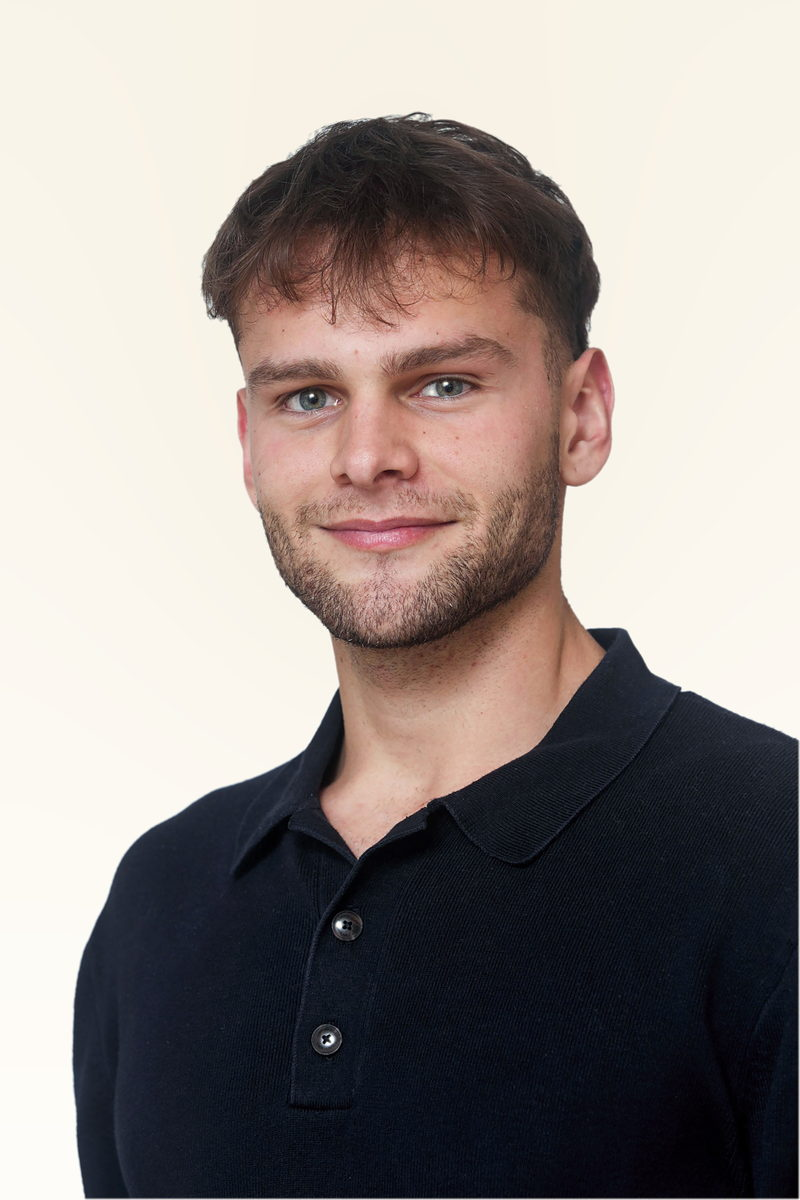
#> input picture next/images/founder-noah.jpg, 800 x 1200 px
$ python -i img.py   (imports and definitions only)
#> lines starting #> are read from the running program, lines starting #| are printed output that depends on the picture
#> further down, picture is the input picture: PIL image 800x1200 RGB; mean R, G, B 150.9, 142.8, 139.3
#!/usr/bin/env python3
"""Image pipeline for Aurea photographs (guide 3.8). Run by hand, never by a build.

Use: python3 scripts/img.py <slot> <source file> --ratio 4:5 [--focus 50,40] [--no-grade] [--avif-q 55]

Steps, in order: apply the phone's rotation, convert to sRGB, crop to the ratio
around the focus point, apply the one grade, resize to 480, 800 and 1200 wide,
write AVIF (quality 55) and JPEG (quality 78, progressive) for each width to
next/images/p/<slot>-<width>.<ext>. Only pixels are written, so no EXIF, GPS,
device data or ICC profile survives. Prints the <picture> block.

Originals never enter the repo. Keep them in a folder outside the clone.
"""
import argparse
import io
import re
import sys
from pathlib import Path

try:
    from PIL import Image, ImageCms, ImageOps, ImageEnhance, features, __version__ as PIL_VERSION
except ImportError:
    sys.exit("Pillow is missing. Install Pillow 11.3 or later with AVIF support.")

WIDTHS = (480, 800, 1200)
AVIF_Q, JPEG_Q = 55, 78
OUT = Path(__file__).resolve().parent.parent / "next" / "images" / "p"


# [30 lines left out: functions need_avif, to_srgb, crop, not called in this run]


def grade(im):
    """Saturation x0.94, red x1.02, blue x0.97, blacks lifted 3 percent."""
    im = ImageEnhance.Color(im).enhance(0.94)
    r, g, b = im.split()
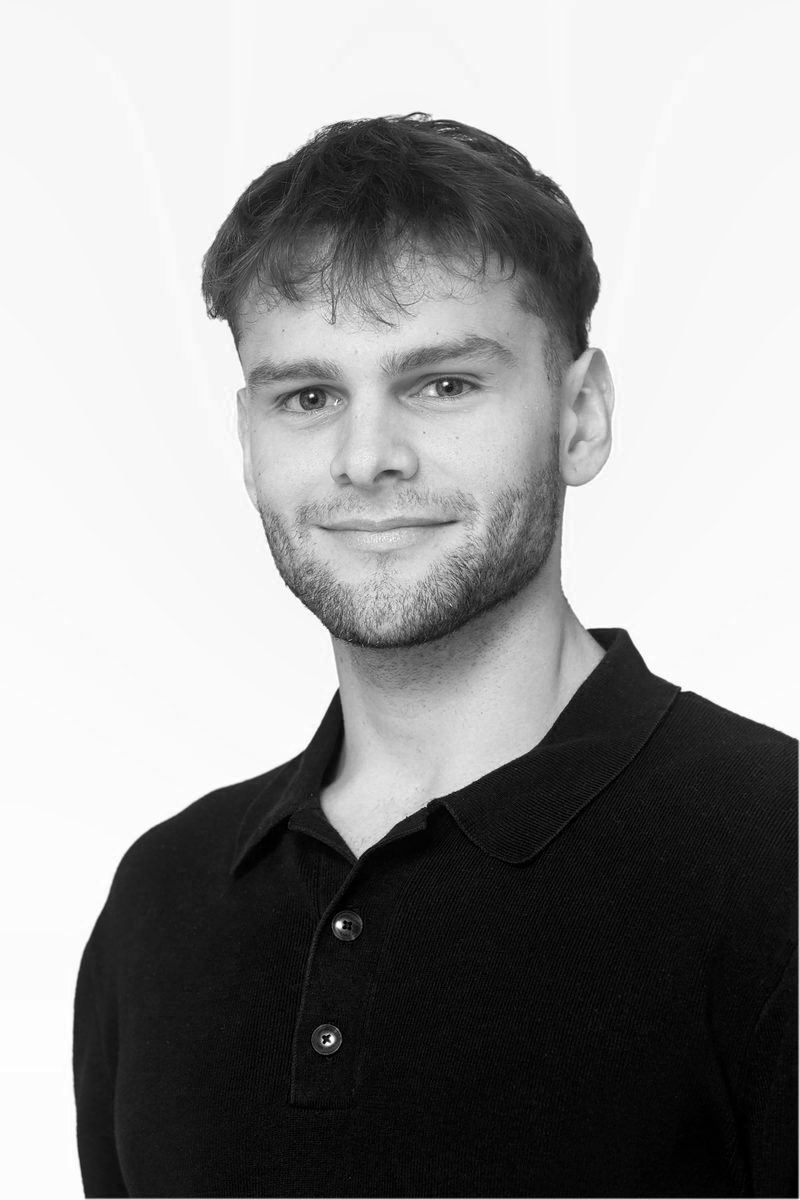
#> r: PIL image 800x1200 L; min 0, max 255, mean 150
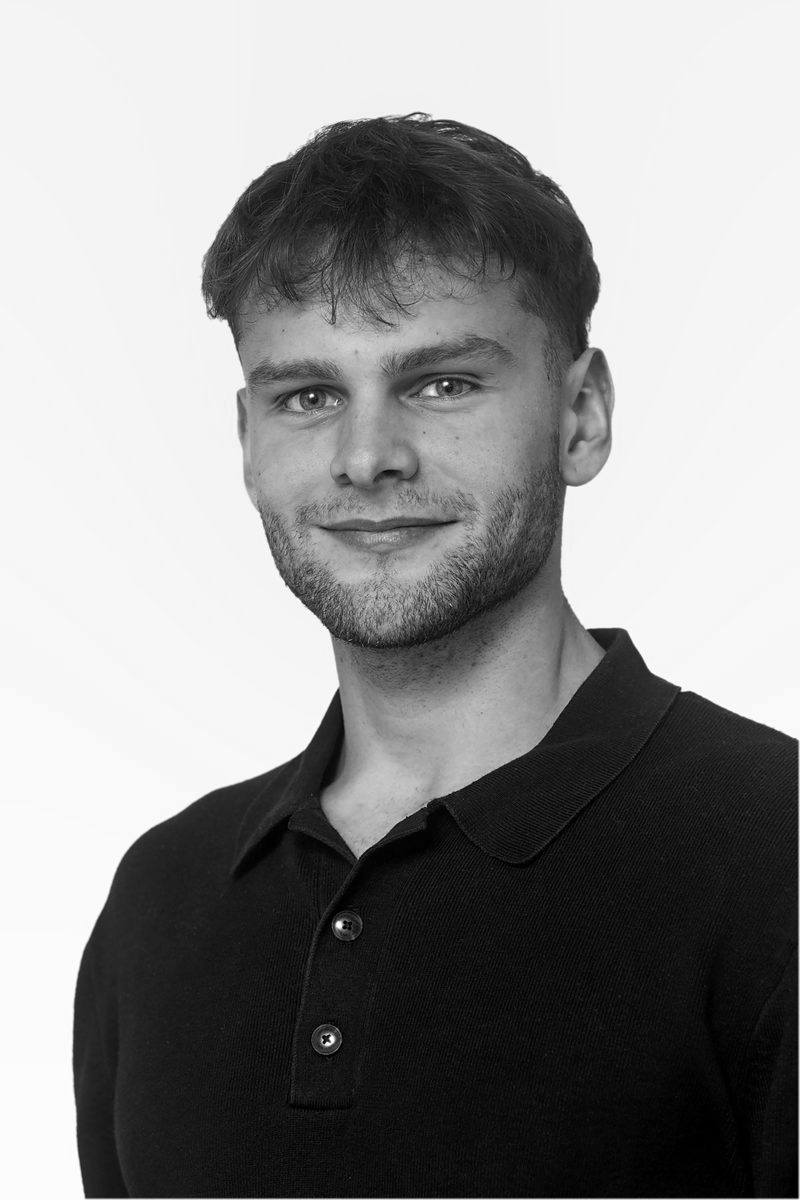
#> g: PIL image 800x1200 L; min 0, max 255, mean 142.8
    lift = 0.03 * 255
    def lut(gain):
        return [min(255, max(0, round(lift + (1 - 0.03) * min(255, i * gain)))) for i in range(256)]
    return Image.merge("RGB", (r.point(lut(1.02)), g.point(lut(1.0)), b.point(lut(0.97))))


# [63 lines left out: function main, not called in this run]


# [2 lines not run here, left out]

>>> from PIL import Image
>>> picture = Image.open('../next/images/founder-noah.jpg')
>>> result = grade(picture)
